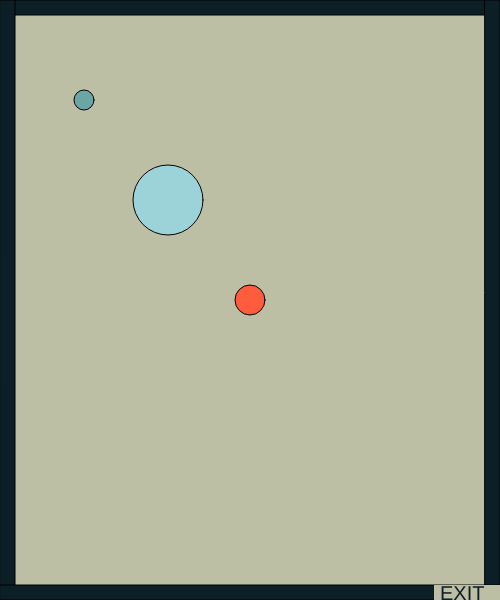
Frame 1 (no input)
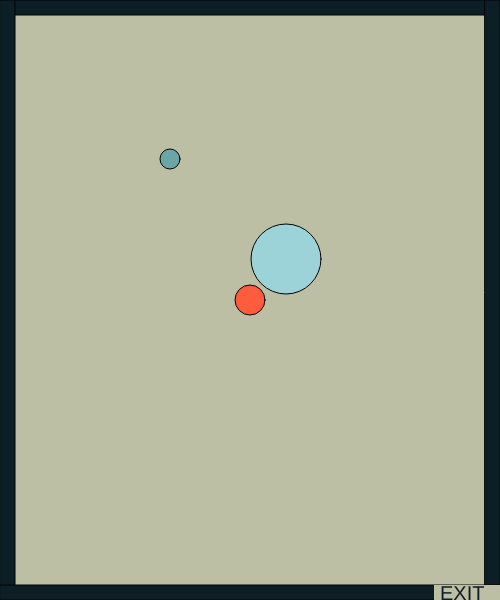
Frame 60 (no input)
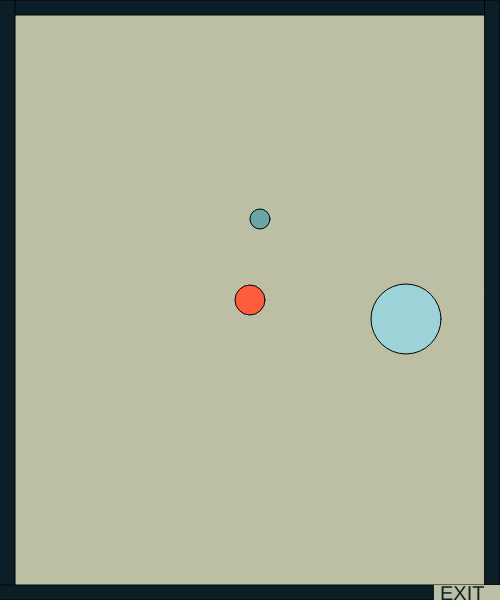
Frame 120 (the mouse pressed at the canvas centre since frame 60)

The p5.js sketch that drew these frames (run headless with seeded random() and noise() and a simulated clock; from frame 60 on, the mouse is pressed at the canvas centre):

// p5.js sketch
// ── sketch.js
//colors: yellow #FFAB3D, orange #FF5C3D, light green #BCBFA3, light blue #9CD3D9, medium blue #6AA6A6, dark blue #1E4359, darkest #0D1F26
//character variables
var cX = 250;
var cY = 300;

// key codes for keyboard letters
var w = 87;
var a = 65;
var s = 83;
var d = 68;

//flying shape 1
var s1X = 84;
var s1Y = 100;
var s1XMove;
var s1XMove;

//flying shape 2
var s2X = 168;
var s2Y = 200;
var s2XMove;
var s2XMove;

//Shape for mouse
var mouseShapeX;
var mouseShapeY;

function setup()
{
  createCanvas(500,600);
  //random speeds for flying shapes
  //might be too fast for actual game
  s1XMove = Math.floor(Math.random() * (Math.floor(Math.random() * 12)) +1);
  s1YMove = Math.floor(Math.random() * (Math.floor(Math.random() * 15)) +1);
  s2XMove = Math.floor(Math.random() * (Math.floor(Math.random() * 16)) +1);
  s2YMove = Math.floor(Math.random() * (Math.floor(Math.random() * 9)) +1);
}
function draw()
{
  background(188, 191, 163);
    borders();
    character();
    characterMove();
    mouseDraw();
    win();
    flyingCircles();
    shape1Move();
    shape2Move();
}
function borders()
{
  fill('#0D1F26');
  rect(0,0,width,15); //top
  rect(0,0,15,height);//left
  rect(0,height-15,width,15);//bottom
  rect(width-15,0,15,height-15);//right
  noStroke();
  fill('#BCBFA3');
  rect(width-66,height-15,66,15);//exit opening
  fill('#0D1F26');
  textSize(20);
  text('EXIT',440,height);
}

function mouseDraw()
{
  fill('#FFAB3D');
  circle(mouseShapeX,mouseShapeY,25);
}
function mouseClicked()
{
  mouseShapeX = mouseX;
  mouseShapeY = mouseY;
}
function character()
{
  stroke(3);
  fill('#FF5C3D');
  circle(cX,cY,30);
}
function characterMove() //Character wasd movement function
{
  if(keyIsDown(w)) {
    cY -= 8;
  }
  if(keyIsDown(s)) {
    cY += 8;
  }
  if(keyIsDown(d)) {
    cX += 8;
  }
  if(keyIsDown(a)) {
    cX -= 8;
  }

  if(cX > width-66  && cY > height-15)
  {
      fill('#FF5C3D');
      textSize(40);
      text("You Won!", 160, 200);
  }
}
function win()
{
if(cX > width-66  && cY > height-15)
{
    fill('#FF5C3D');
    textSize(40);
    text("You Won!", 160, 200);
}
}
function flyingCircles()
{
  fill('#6AA6A6');
  circle(s1X,s1Y,20);
}
function shape1Move()
{
  s1X += s1XMove;
  s1Y += s1YMove;
  if(s1X > width)
  {
      s1X = 0;
  }
  else if(s1X < 0)
  {
      s1X = width;
  }
  if(s1Y > height)
  {
      s1Y = 0;
  }
  else if(s1Y < 0)
  {
      s1Y = height;
  }
  if (s1X > 400 && s1Y > 500) {
    s1XMove *= -1;
    s1YMove *= -1;
  }
  fill('#9CD3D9');
  circle(s2X,s2Y,70);
}
function shape2Move()
{
  s2X += s2XMove;
  s2Y += s2YMove;
  if(s2X > width)
  {
      s2X = 0;
  }
  else if(s2X < 0)
  {
      s2X = width;
  }
  if(s2Y > height)
  {
      s2Y = 0;
  }
  else if(s2Y < 0)
  {
      s2Y = height;
  }
  if (s2X < 100 && s2Y > 500) {
    s2XMove *= -1;
    s2YMove *= -1;
  }
}

// ── idex.html
<!DOCTYPE html>
<html lang="en" dir="ltr">
  <head>
    <meta charset="utf-8">
    <title> Homework 12</title>
    <link rel="sketch" href="sketch.js">
    <script src="https://cdnjs.cloudflare.com/ajax/libs/p5.js/1.1.9/p5.min.js"></script>
    <script src="sketch.js"></script>
  </head>
  <body>

    </body>
  </html>
